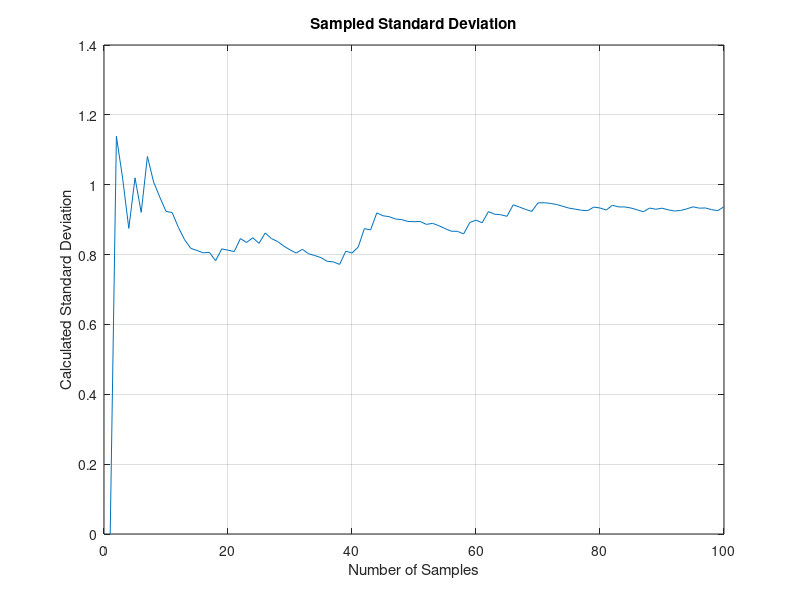

MATLAB code to generate this figure:
clc; close all; clear all; format long; format compact;

% MATLAB script computes the sampled standard deviation without using any
% of the MATLAB's internal math functions. More specifically, this is a
% Monte Carlo simulation to estimate standard  deviation.

% Preallocate variables 
Z = zeros(1, 100);
count = 0;  % iteration counter variable
Z1 = 0;     % mean of sampel set "Z"

% Generate Gaussian-distributed samples
for i = 1:100
    SUM = 0;
    for j = 1:12
        RAND = rand(1);
        SUM = SUM + RAND;
    end
    X = SUM - 6;    % zero-mean Gaussian adjustmenet
    Z(i) = X;
    Z1 = Z(i) + Z1;
    XMEAN = Z1/i;
end
SIGMA = 0;
Z1 = 0;     % now square deviations
for i = 1:100
    Z1 = (Z(i)-XMEAN)^2 + Z1;
    if i == 1
        SIGMA = 0;
    else
        SIGMA = sqrt(Z1/(i-1)); % sample standard dev.
    end
    count = count + 1;
    array_i(count) = i;
    array_SIGMA(count) = SIGMA;

end
figure(1);
plot(array_i, array_SIGMA); grid on;
title('Sampled Standard Deviation');
xlabel('Number of Samples');
ylabel('Calculated Standard Deviation');